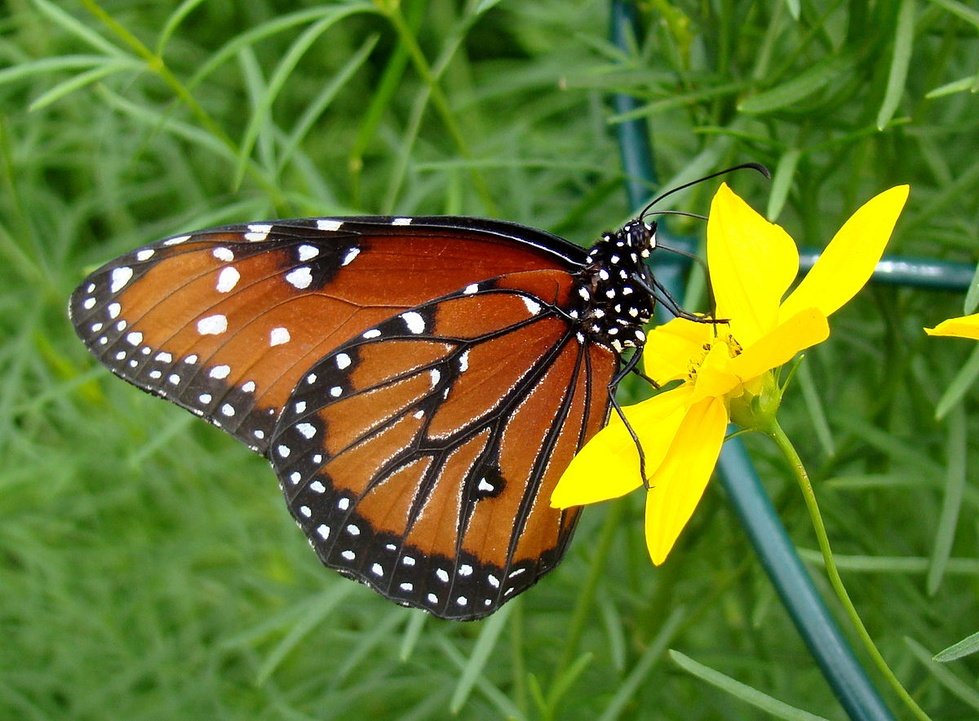
#> input picture Photos/Butterfly.jpg, 979 x 721 px, shrunk from 1200 x 884 before the run
$ python edgedetect.py
#> lines starting #> are read from the running program, lines starting #| are printed output that depends on the picture; after the words box and inside, x2 and y2 are one past the last pixel; in counts of white or black regions, pixels touching at a corner belong together
#Gradients
import cv2 as cv
import numpy as np

img = cv.imread('Photos/Butterfly.jpg')
#> img is the input picture: shape (721, 979, 3); mean B, G, R 43.5, 119.4, 98.4
cv.imshow('Butterfly',img)

gray = cv.cvtColor(img, cv.COLOR_BGR2GRAY)
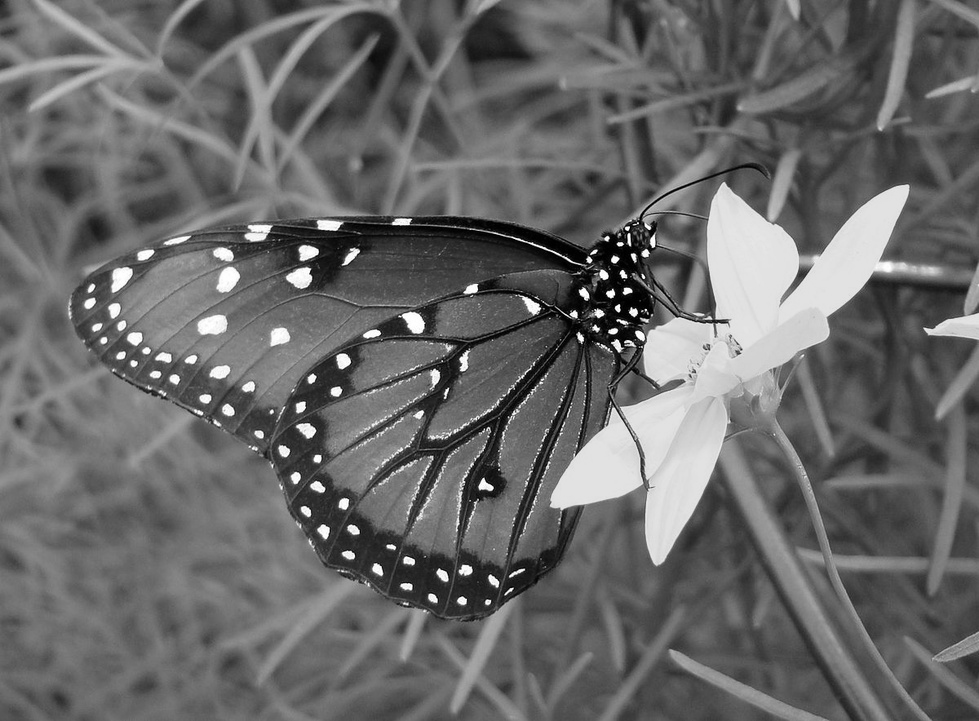
#> gray: shape (721, 979); min 0, max 255, mean 104.5
cv.imshow('Gray',gray)

#location
lap = cv.Laplacian(gray, cv.CV_64F)
lap = np.uint8(np.absolute(lap))
cv.imshow("Laplacian",lap)

#sobel
sobelx = cv.Sobel(gray,cv.CV_64F,1,0)
sobely = cv.Sobel(gray,cv.CV_64F,0,1)
combined_sobel=cv.bitwise_or(sobelx, sobely)
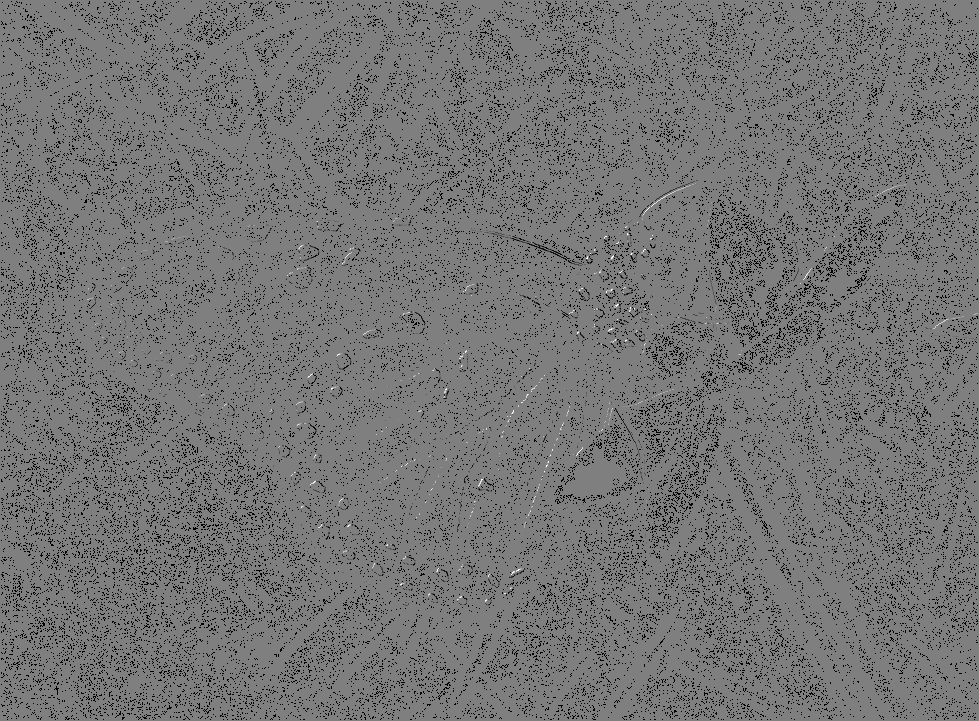
#> combined_sobel: shape (721, 979) float64; 7.91% of the values are NaN or infinite; the others: min -130944, max 130944, mean -288.5; drawn with min black, max white, NaN and infinite black
cv.imshow("Sobel x",sobelx)
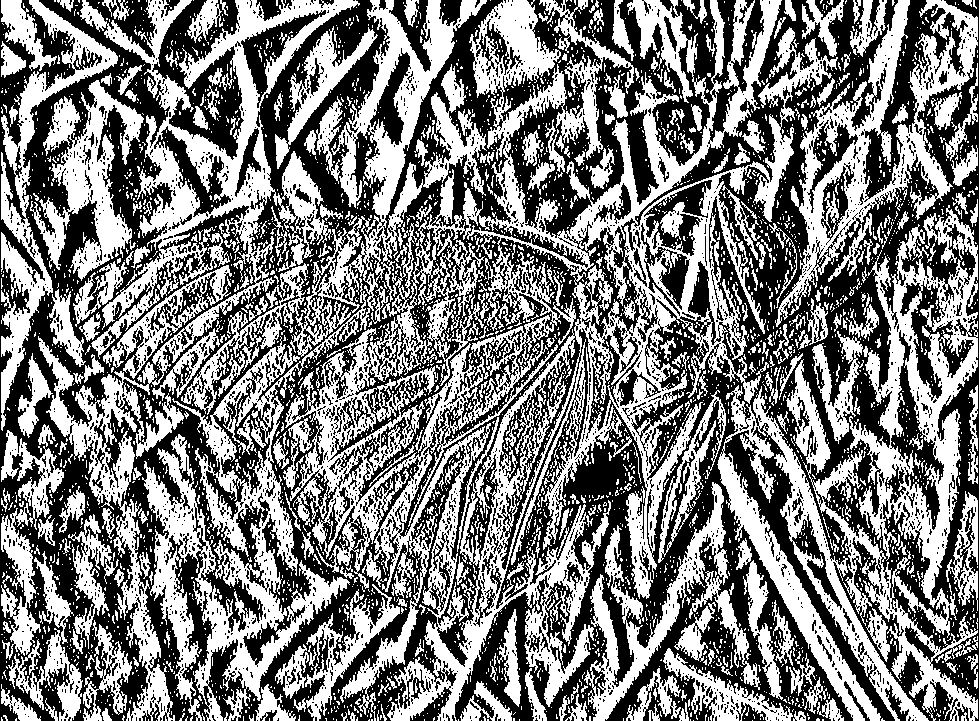
#> window 'Sobel x': shape (721, 979); 49% white; 3690 white regions (3329 under 20 px), largest, box (x1, y1, x2, y2) and area: (142, 0, 838, 721) 141591, (38, 0, 360, 721) 34052, (786, 205, 978, 721) 26282
cv.imshow("Sobel y",sobely)
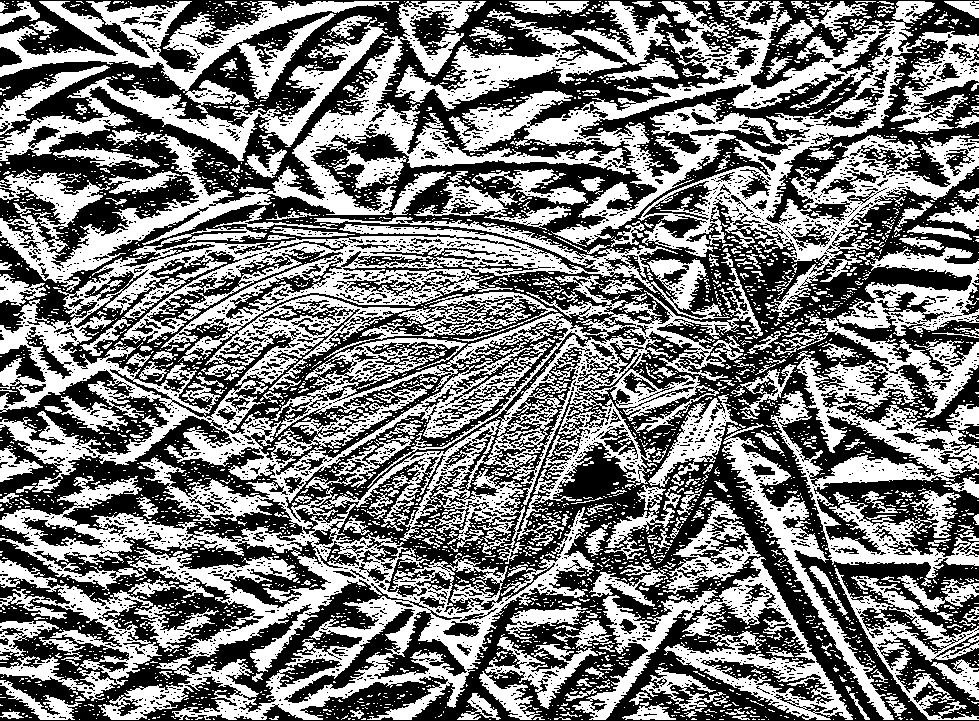
#> window 'Sobel y': shape (721, 979); 48.2% white; 3935 white regions (3614 under 20 px), largest, box (x1, y1, x2, y2) and area: (0, 217, 763, 720) 119727, (0, 1, 979, 317) 68032, (0, 1, 399, 161) 19326
cv.imshow("Combined_sobel", combined_sobel)
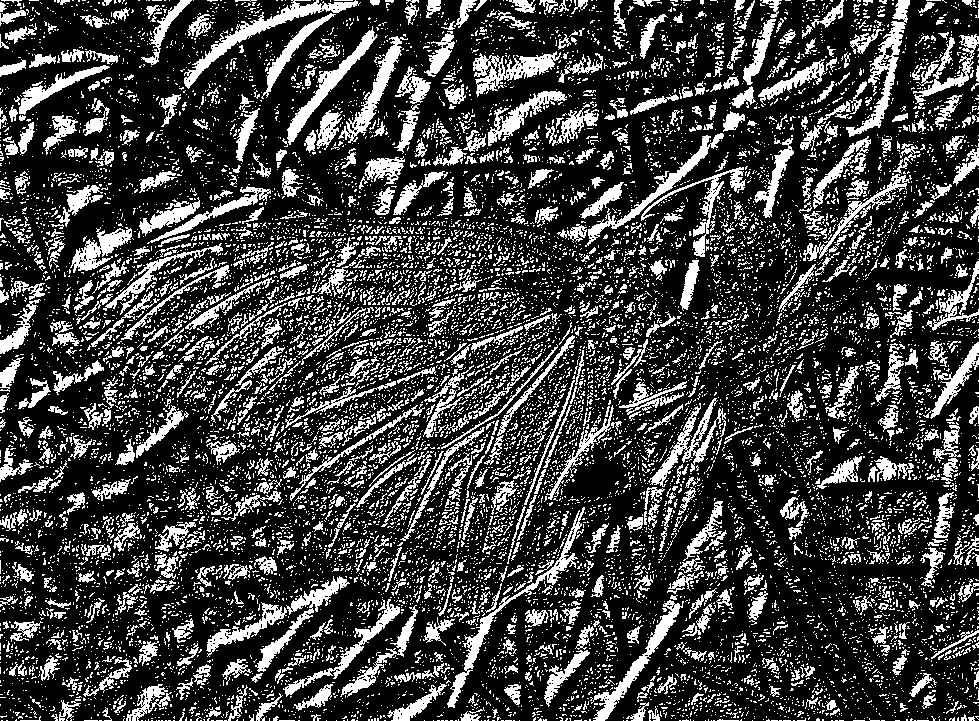
#> window 'Combined_sobel': shape (721, 979); 24.9% white; 13611 white regions (12476 under 20 px), largest, box (x1, y1, x2, y2) and area: (184, 0, 361, 89) 2071, (447, 507, 585, 708) 1811, (846, 0, 910, 137) 1779

canny = cv.Canny(gray,160,180)
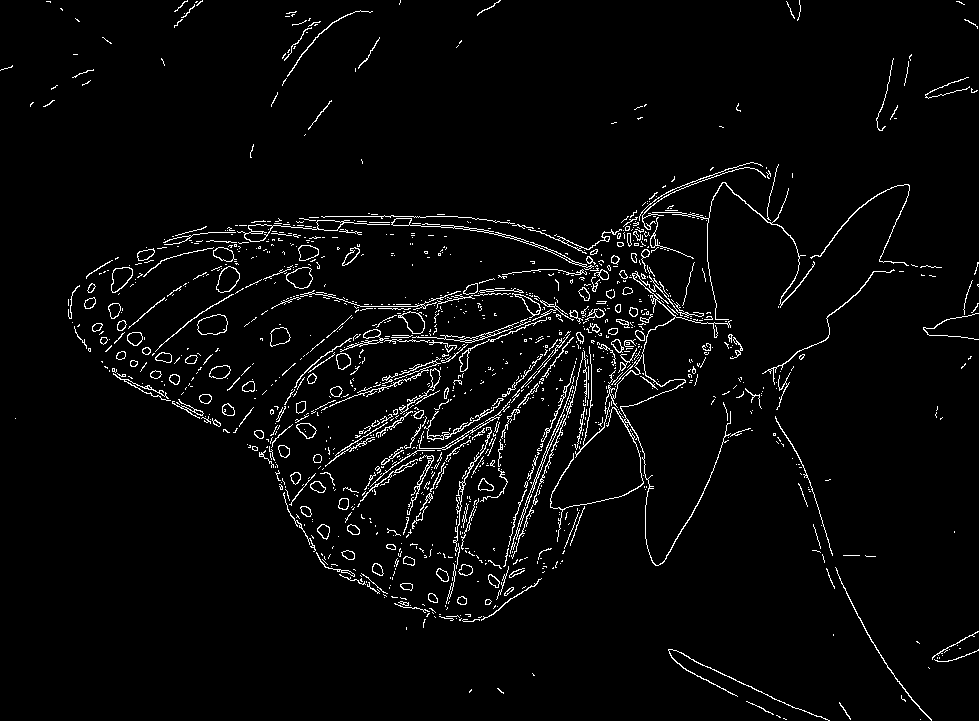
#> canny: shape (721, 979); 3.4% white in thin lines or dots
cv.imshow("Canny", canny)
cv.waitKey(0)

$ run again, with Photos/BG.jpg copied over Photos/Butterfly.jpg
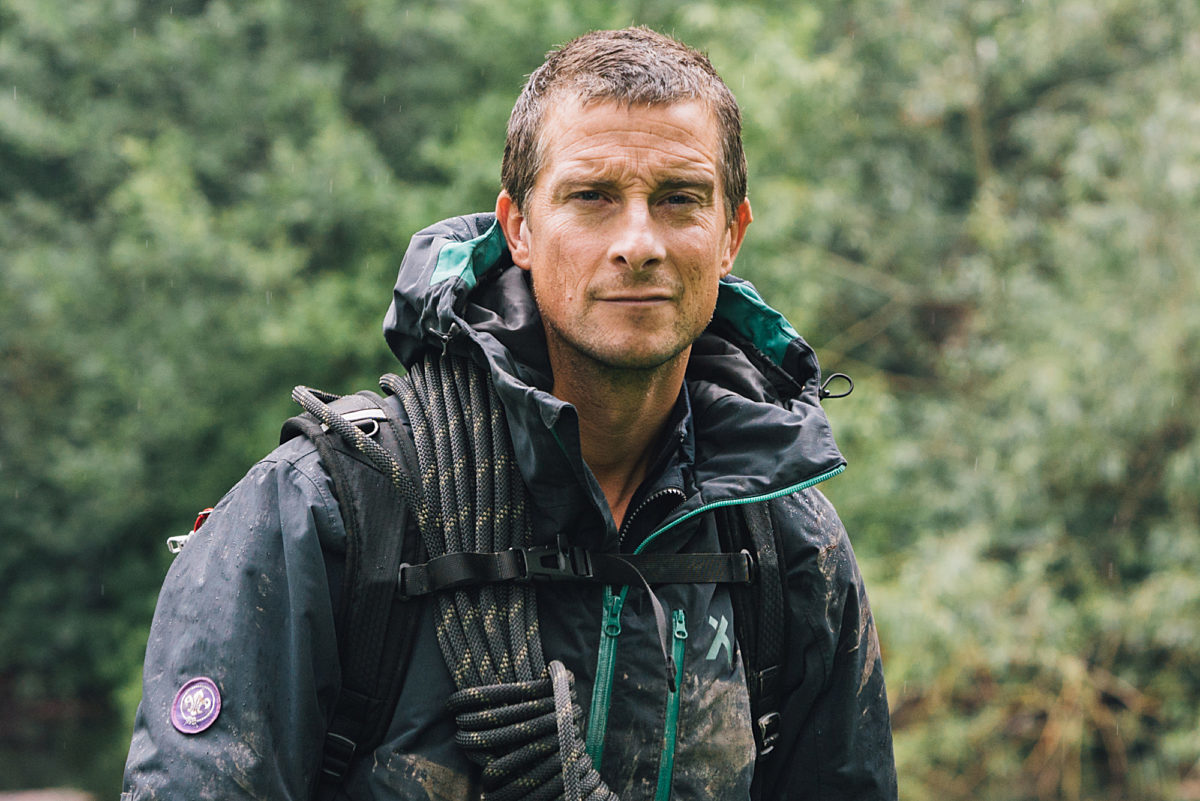
#> input picture Photos/BG.jpg, 1200 x 801 px
#> img is the input picture: shape (801, 1200, 3); mean B, G, R 88.9, 107.3, 98.9
#> `cv.imshow("Sobel x",sobelx)`:
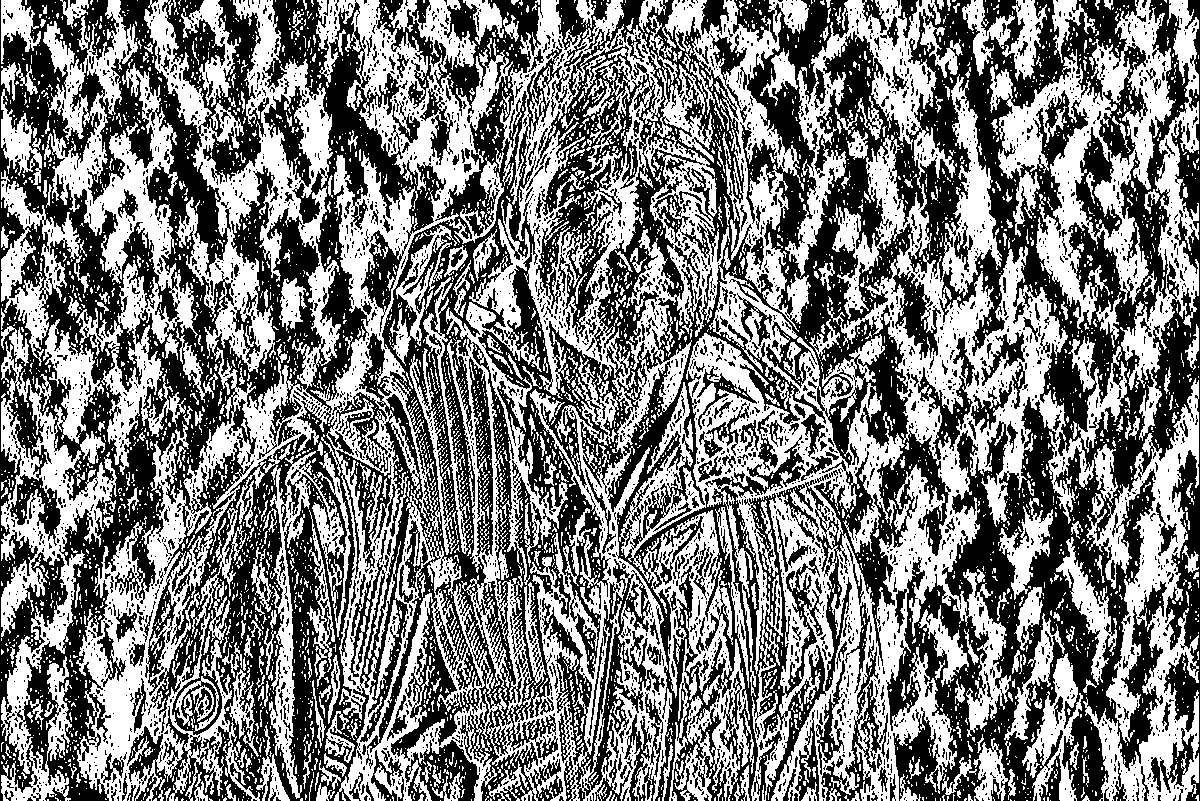
#> window 'Sobel x': shape (801, 1200); 48.8% white; 4875 white regions (4391 under 20 px), largest, box (x1, y1, x2, y2) and area: (76, 0, 730, 801) 159606, (619, 0, 1127, 801) 113413, (1, 0, 198, 774) 36807
#> `canny = cv.Canny(gray,160,180)`:
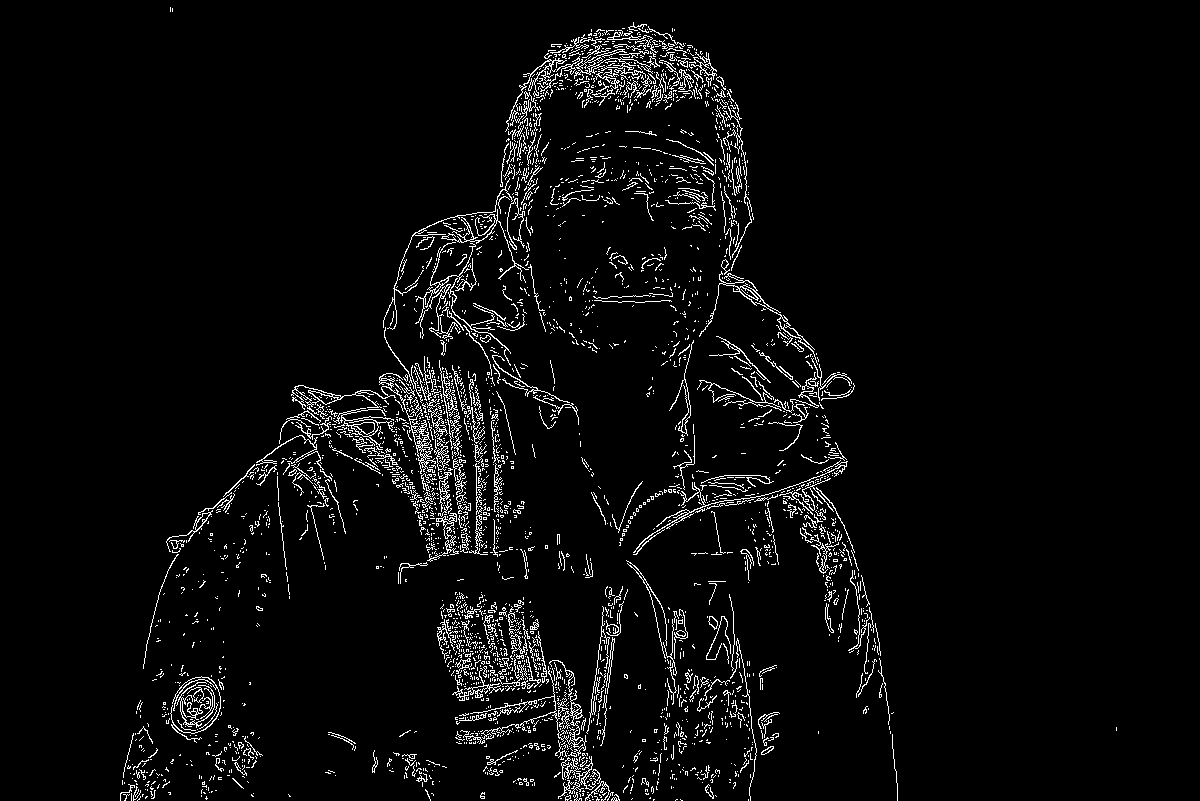
#> canny: shape (801, 1200); 4.1% white in thin lines or dots, all inside (x1, y1, x2, y2) = (120, 7, 1117, 801)

$ run again, with Photos/beargrylls.jpg copied over Photos/Butterfly.jpg
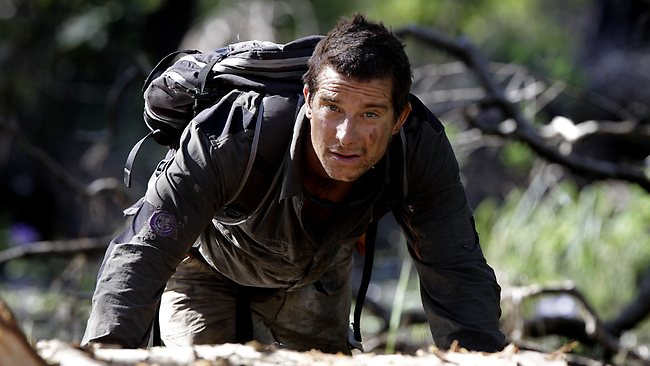
#> input picture Photos/beargrylls.jpg, 650 x 366 px
#> img is the input picture: shape (366, 650, 3); mean B, G, R 67.2, 72, 72.9
#> `cv.imshow("Sobel x",sobelx)`:
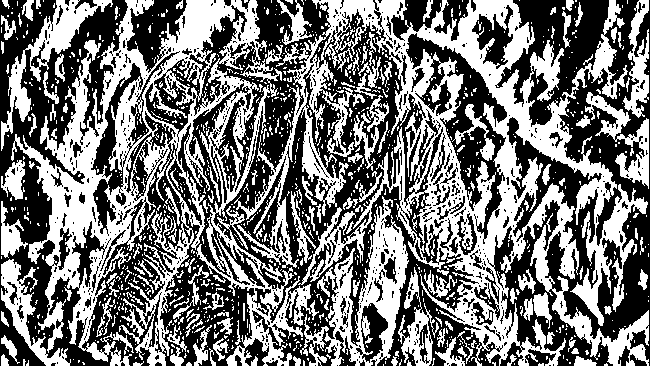
#> window 'Sobel x': shape (366, 650); 46.5% white; 1100 white regions (938 under 20 px), largest, box (x1, y1, x2, y2) and area: (234, 0, 649, 366) 43980, (11, 0, 319, 366) 33887, (317, 196, 409, 366) 5547
#> `canny = cv.Canny(gray,160,180)`:
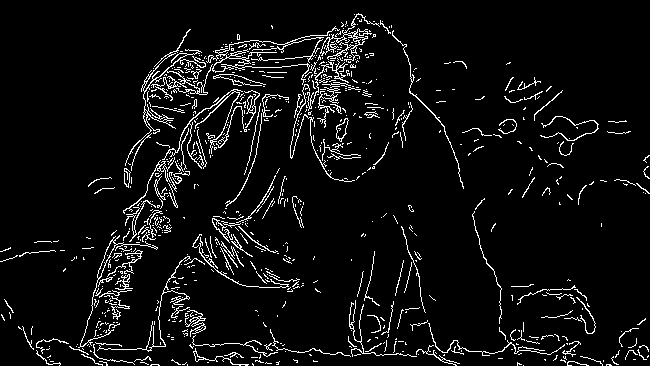
#> canny: shape (366, 650); 6% white in thin lines or dots
